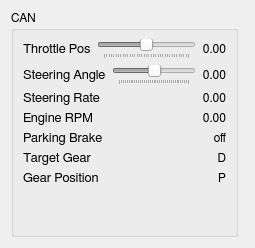
            <widget class="QWidget" name="statusSelectorVehiclePage">
             <attribute name="title">
              <string>Vehicle</string>
             </attribute>
             <layout class="QHBoxLayout" name="horizontalLayout_17">
              <item>
               <widget class="QGroupBox" name="canStatus">
                <property name="font">
                 <font>
                  <family>FreeSans</family>
                 </font>
                </property>
                <property name="title">
                 <string>CAN</string>
                </property>
                <layout class="QVBoxLayout" name="verticalLayout_9">
                 <item>
                  <layout class="QHBoxLayout" name="horizontalLayout_6">
                   <item>
                    <widget class="QLabel" name="canStatusThrottlePosLabel">
                     <property name="font">
                      <font>
                       <pointsize>10</pointsize>
                      </font>
                     </property>
                     <property name="text">
                      <string>Throttle Pos</string>
                     </property>
                    </widget>
                   </item>
                   <item>
                    <widget class="QSlider" name="canStatusThrottlePosSlider">
                     <property name="enabled">
                      <bool>false</bool>
                     </property>
                     <property name="minimum">
                      <number>-18000</number>
                     </property>
                     <property name="maximum">
                      <number>18000</number>
                     </property>
                     <property name="singleStep">
                      <number>100</number>
                     </property>
                     <property name="pageStep">
                      <number>1000</number>
                     </property>
                     <property name="orientation">
                      <enum>Qt::Horizontal</enum>
                     </property>
                     <property name="tickPosition">
                      <enum>QSlider::TicksBelow</enum>
                     </property>
                    </widget>
                   </item>
                   <item>
                    <widget class="QLabel" name="canStatusThrottlePos">
                     <property name="text">
                      <string>0.00</string>
                     </property>
                     <property name="alignment">
                      <set>Qt::AlignRight|Qt::AlignTrailing|Qt::AlignVCenter</set>
                     </property>
                    </widget>
                   </item>
                  </layout>
                 </item>
                 <item>
                  <layout class="QHBoxLayout" name="horizontalLayout_7">
                   <item>
                    <widget class="QLabel" name="label_8">
                     <property name="font">
                      <font>
                       <pointsize>10</pointsize>
                      </font>
                     </property>
                     <property name="text">
                      <string>Steering Angle</string>
                     </property>
                    </widget>
                   </item>
                   <item>
                    <widget class="QSlider" name="canStatusSteeringAngleSlider">
                     <property name="enabled">
                      <bool>false</bool>
                     </property>
                     <property name="minimum">
                      <number>-18000</number>
                     </property>
                     <property name="maximum">
                      <number>18000</number>
                     </property>
                     <property name="singleStep">
                      <number>100</number>
                     </property>
                     <property name="pageStep">
                      <number>1000</number>
                     </property>
                     <property name="orientation">
                      <enum>Qt::Horizontal</enum>
                     </property>
                     <property name="tickPosition">
                      <enum>QSlider::TicksBelow</enum>
                     </property>
                    </widget>
                   </item>
                   <item>
                    <widget class="QLabel" name="canStatusSteeringAngle">
                     <property name="text">
                      <string>0.00</string>
                     </property>
                     <property name="alignment">
                      <set>Qt::AlignRight|Qt::AlignTrailing|Qt::AlignVCenter</set>
                     </property>
                    </widget>
                   </item>
                  </layout>
                 </item>
                 <item>
                  <layout class="QHBoxLayout" name="horizontalLayout_9">
                   <item>
                    <widget class="QLabel" name="label_10">
                     <property name="font">
                      <font>
                       <pointsize>10</pointsize>
                      </font>
                     </property>
                     <property name="text">
                      <string>Steering Rate</string>
                     </property>
                    </widget>
                   </item>
                   <item>
                    <widget class="QLabel" name="canStatusSteeringRate">
                     <property name="text">
                      <string>0.00</string>
                     </property>
                     <property name="alignment">
                      <set>Qt::AlignRight|Qt::AlignTrailing|Qt::AlignVCenter</set>
                     </property>
                    </widget>
                   </item>
                  </layout>
                 </item>
                 <item>
                  <layout class="QHBoxLayout" name="horizontalLayout_8">
                   <item>
                    <widget class="QLabel" name="label_9">
                     <property name="font">
                      <font>
                       <pointsize>10</pointsize>
                      </font>
                     </property>
                     <property name="text">
                      <string>Engine RPM</string>
                     </property>
                    </widget>
                   </item>
                   <item>
                    <widget class="QLabel" name="canStatusEngineRpm">
                     <property name="text">
                      <string>0.00</string>
                     </property>
                     <property name="alignment">
                      <set>Qt::AlignRight|Qt::AlignTrailing|Qt::AlignVCenter</set>
                     </property>
                    </widget>
                   </item>
                  </layout>
                 </item>
                 <item>
                  <layout class="QHBoxLayout" name="horizontalLayout_10">
                   <item>
                    <widget class="QLabel" name="label_11">
                     <property name="font">
                      <font>
                       <pointsize>10</pointsize>
                      </font>
                     </property>
                     <property name="text">
                      <string>Parking Brake</string>
                     </property>
                    </widget>
                   </item>
                   <item>
                    <widget class="QLabel" name="canStatusParkingBrake">
                     <property name="text">
                      <string>off</string>
                     </property>
                     <property name="alignment">
                      <set>Qt::AlignRight|Qt::AlignTrailing|Qt::AlignVCenter</set>
                     </property>
                    </widget>
                   </item>
                  </layout>
                 </item>
                 <item>
                  <layout class="QHBoxLayout" name="horizontalLayout_11">
                   <item>
                    <widget class="QLabel" name="label_12">
                     <property name="font">
                      <font>
                       <pointsize>10</pointsize>
                      </font>
                     </property>
                     <property name="text">
                      <string>Target Gear</string>
                     </property>
                    </widget>
                   </item>
                   <item>
                    <widget class="QLabel" name="canStatusTargetGear">
                     <property name="text">
                      <string>D</string>
                     </property>
                     <property name="alignment">
                      <set>Qt::AlignRight|Qt::AlignTrailing|Qt::AlignVCenter</set>
                     </property>
                    </widget>
                   </item>
                  </layout>
                 </item>
                 <item>
                  <layout class="QHBoxLayout" name="horizontalLayout_12">
                   <item>
                    <widget class="QLabel" name="label_13">
                     <property name="font">
                      <font>
                       <pointsize>10</pointsize>
                      </font>
                     </property>
                     <property name="text">
                      <string>Gear Position</string>
                     </property>
                    </widget>
                   </item>
                   <item>
                    <widget class="QLabel" name="canStatusGearPosition">
                     <property name="text">
                      <string>P</string>
                     </property>
                     <property name="alignment">
                      <set>Qt::AlignRight|Qt::AlignTrailing|Qt::AlignVCenter</set>
                     </property>
                    </widget>
                   </item>
                  </layout>
                 </item>
                 <item>
                  <spacer name="verticalSpacer">
                   <property name="orientation">
                    <enum>Qt::Vertical</enum>
                   </property>
                   <property name="sizeHint" stdset="0">
                    <size>
                     <width>20</width>
                     <height>40</height>
                    </size>
                   </property>
                  </spacer>
                 </item>
                </layout>
               </widget>
              </item>
              <item>
               <widget class="QwtPlot" name="ctSteering"/>
              </item>
             </layout>
            </widget>
